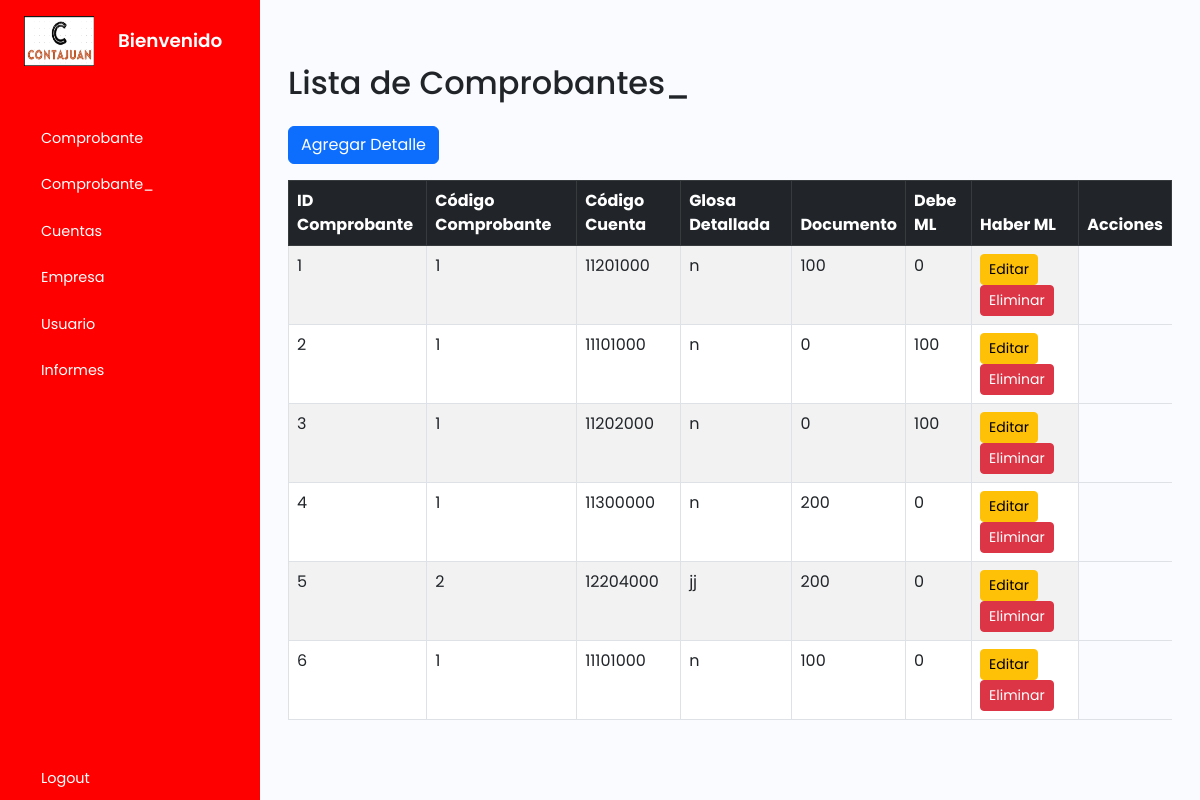
Page /tcomprobante_/index.php on the earlier database version.
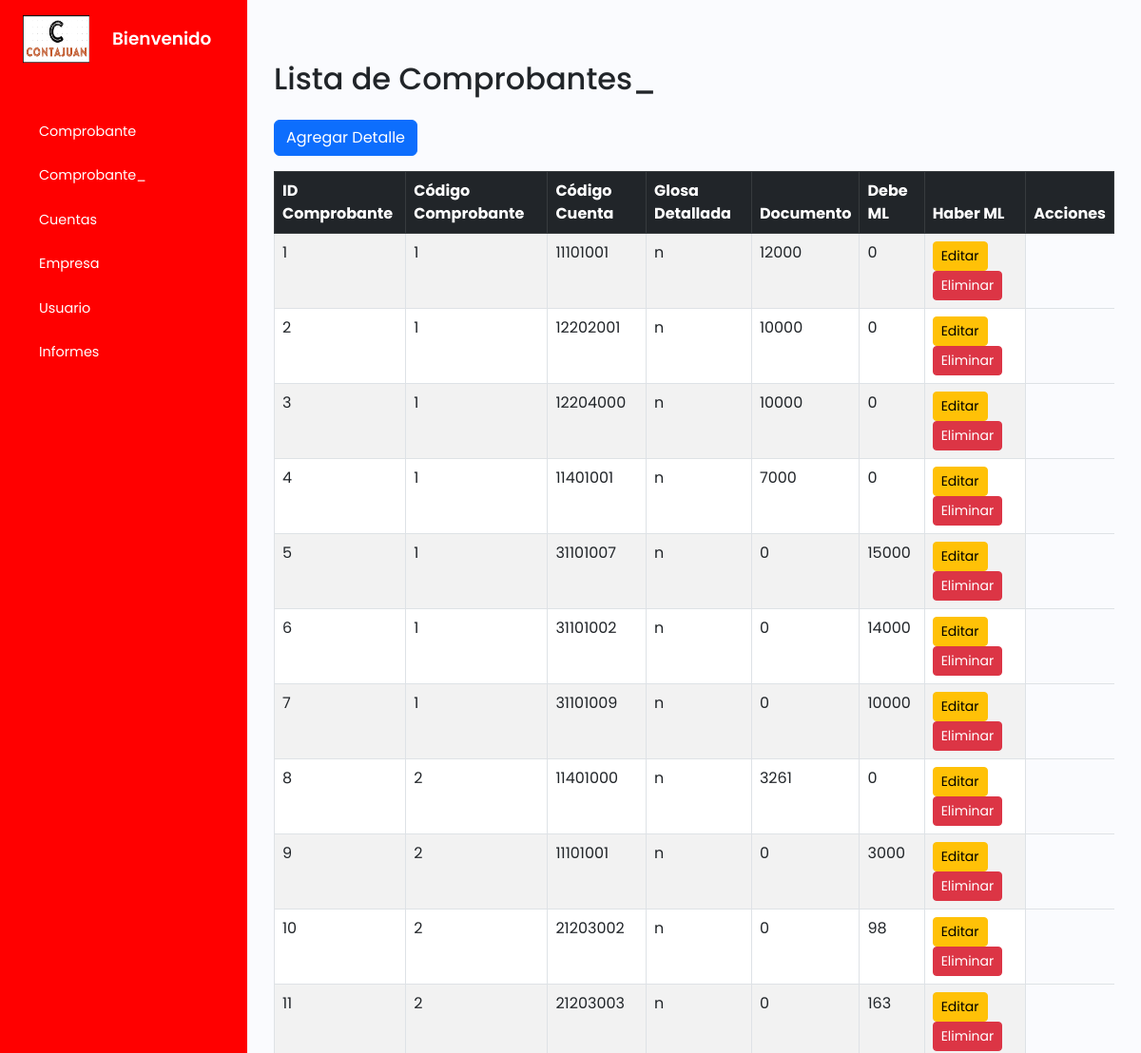
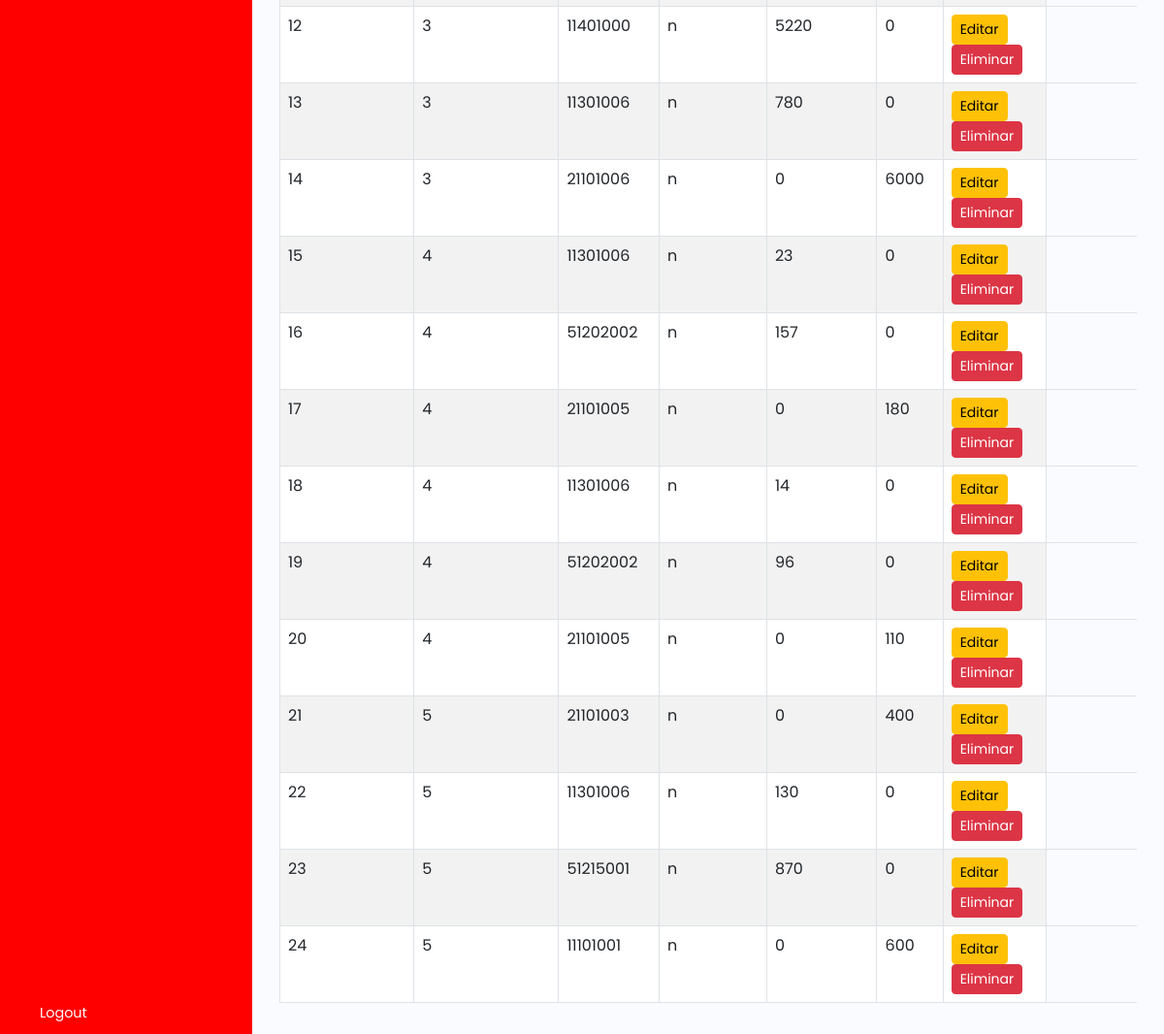
Same page on the later database version (2 pictures, top to bottom).
### tables this page shows
CREATE TABLE `tcomprobantes_` (
  `idcomprobante_` int(11) NOT NULL,
  `codcomprobante` int(11) NOT NULL,
  `codcta` int(11) NOT NULL,
  `glosad` varchar(255) NOT NULL,
  `documento` varchar(255) NOT NULL,
  `debeml` int(11) NOT NULL,
  `haberml` int(11) NOT NULL
);

### tcomprobante_/index.php (the view, shortened to what this page needs)
<?php
    include_once("../plantilla/inicio.php");
?>
        <div class="main p-3">
        <div class="container mt-5">
            <h2 class="mb-4"> Lista de Comprobantes_</h2>
            <a href="create.php" class="btn btn-primary mb-3">Agregar Detalle</a>
            <?php
            include_once '../cone.php';
            $sql = "SELECT * FROM tcomprobantes_";
            $result = $conn->query($sql);
            if ($result->num_rows > 0) {
                echo "<table class='table table-striped table-bordered'>
                <thead class='table-dark'>
                <tr>
                    <th>ID Comprobante</th>
                    <th>Código Comprobante</th>
                    <th>Código Cuenta</th>
                    <th>Glosa Detallada</th>
                    <th>Documento</th>
                    <th>Debe ML</th>
                    <th>Haber ML</th>
                    <th>Acciones</th>
                </tr>
                </thead>
                <tbody>";
                while($row = $result->fetch_assoc()) {
                    echo "<tr>
                    <td>" . $row["idcomprobante_"]. "</td>
                    <td>" . $row["codcomprobante"]. "</td>
                    <td>" . $row["codcta"]. "</td>
                    <td>" . $row["glosad"]. "</td>
                    <td>" . $row["debeml"]. "</td>
                    <td>" . $row["haberml"]. "</td>
                    <td>
                        <a href='update.php?id=".$row["idcomprobante_"]."' class='btn btn-warning btn-sm'>Editar</a>
                        <a href='delete.php?id=".$row["idcomprobante_"]."' class='btn btn-danger btn-sm'>Eliminar</a>
                    </td>
                    </tr>";
                }
                echo "</tbody></table>";
            } else {
                echo "<div class='alert alert-warning' role='alert'>0 resultados</div>";
            }
            ?>
        </div>
        </div>
    </div>
    <?php
    include_once("../plantilla/final.php");
?>

Differences in the rows shown:
changed tcomprobantes_ id 1: codcta "11201000" → "11101001"; debeml "100" → "12000"
changed tcomprobantes_ id 2: codcta "11101000" → "12202001"; debeml "0" → "10000"; haberml "100" → "0"
changed tcomprobantes_ id 3: codcta "11202000" → "12204000"; debeml "0" → "10000"; haberml "100" → "0"
changed tcomprobantes_ id 4: codcta "11300000" → "11401001"; debeml "200" → "7000"
changed tcomprobantes_ id 5: codcomprobante "2" → "1"; codcta "12204000" → "31101007"; glosad "jj" → "n"; debeml "200" → "0"; haberml "0" → "15000"
changed tcomprobantes_ id 6: codcta "11101000" → "31101002"; debeml "100" → "0"; haberml "0" → "14000"
added tcomprobantes_: idcomprobante_ "7", codcomprobante "1", codcta "31101009", glosad "n", debeml "0", haberml "10000"
added tcomprobantes_: idcomprobante_ "8", codcomprobante "2", codcta "11401000", glosad "n", debeml "3261", haberml "0"
added tcomprobantes_: idcomprobante_ "9", codcomprobante "2", codcta "11101001", glosad "n", debeml "0", haberml "3000"
added tcomprobantes_: idcomprobante_ "10", codcomprobante "2", codcta "21203002", glosad "n", debeml "0", haberml "98"
added tcomprobantes_: idcomprobante_ "11", codcomprobante "2", codcta "21203003", glosad "n", debeml "0", haberml "163"
added tcomprobantes_: idcomprobante_ "12", codcomprobante "3", codcta "11401000", glosad "n", debeml "5220", haberml "0"
added tcomprobantes_: idcomprobante_ "13", codcomprobante "3", codcta "11301006", glosad "n", debeml "780", haberml "0"
added tcomprobantes_: idcomprobante_ "14", codcomprobante "3", codcta "21101006", glosad "n", debeml "0", haberml "6000"
added tcomprobantes_: idcomprobante_ "15", codcomprobante "4", codcta "11301006", glosad "n", debeml "23", haberml "0"
added tcomprobantes_: idcomprobante_ "16", codcomprobante "4", codcta "51202002", glosad "n", debeml "157", haberml "0"
added tcomprobantes_: idcomprobante_ "17", codcomprobante "4", codcta "21101005", glosad "n", debeml "0", haberml "180"
added tcomprobantes_: idcomprobante_ "18", codcomprobante "4", codcta "11301006", glosad "n", debeml "14", haberml "0"
added tcomprobantes_: idcomprobante_ "19", codcomprobante "4", codcta "51202002", glosad "n", debeml "96", haberml "0"
added tcomprobantes_: idcomprobante_ "20", codcomprobante "4", codcta "21101005", glosad "n", debeml "0", haberml "110"
added tcomprobantes_: idcomprobante_ "21", codcomprobante "5", codcta "21101003", glosad "n", debeml "0", haberml "400"
added tcomprobantes_: idcomprobante_ "22", codcomprobante "5", codcta "11301006", glosad "n", debeml "130", haberml "0"
added tcomprobantes_: idcomprobante_ "23", codcomprobante "5", codcta "51215001", glosad "n", debeml "870", haberml "0"
added tcomprobantes_: idcomprobante_ "24", codcomprobante "5", codcta "11101001", glosad "n", debeml "0", haberml "600"
